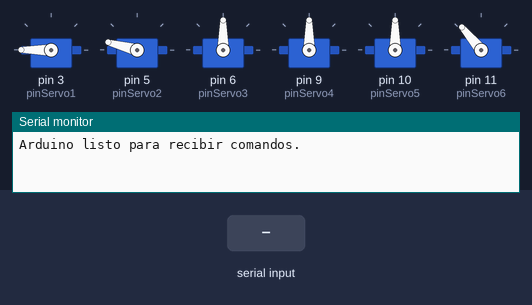
This sketch was run on a simulated Arduino Uno, built with avr-gcc and run on an emulated ATmega328P. Parts: 6 × servo, the last lines printed to the serial monitor. The test bench sets the inputs (shaded band).

Above: at 1.2 s.
1.3 s: "MOVE\n" received over Serial
At 2.5 s:
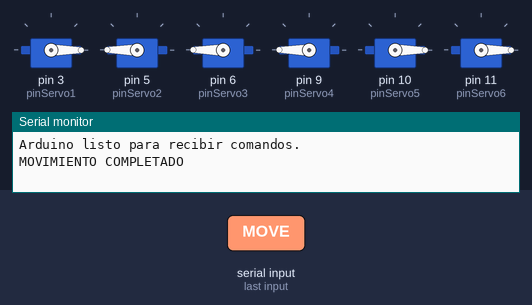
2.8 s: "GRIP OPEN\n" received over Serial
At 4.0 s:
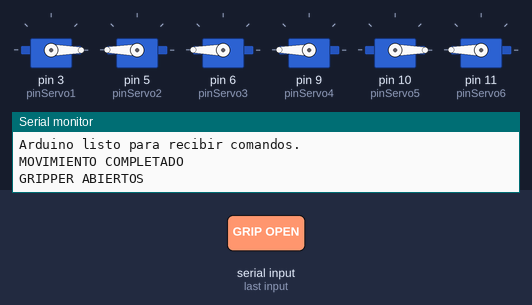
4.3 s: "GRIP CLOSE\n" received over Serial
At 5.3 s:
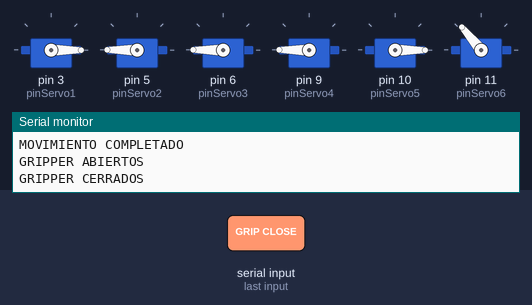
5.8 s: "MOVE90\n" received over Serial
At 6.3 s:
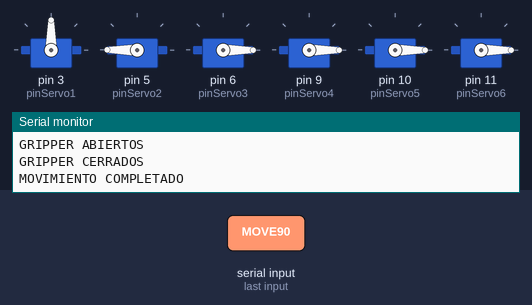
7.3 s: "MOVE,45\n" received over Serial
At 8.5 s:
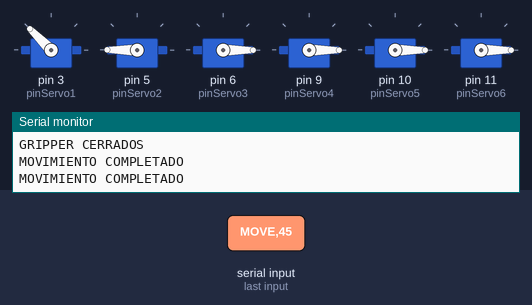
8.8 s: "MOVE\n" received over Serial
At 9.7 s:
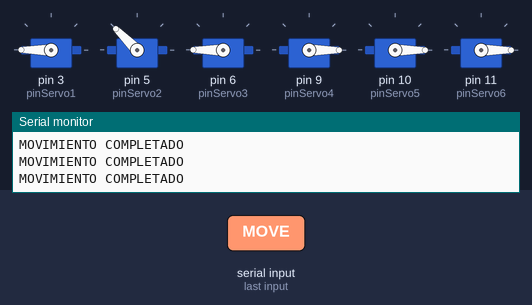
Timing chart, 0 to 11.3 s (numbered marks = the images above; inputs shaded):
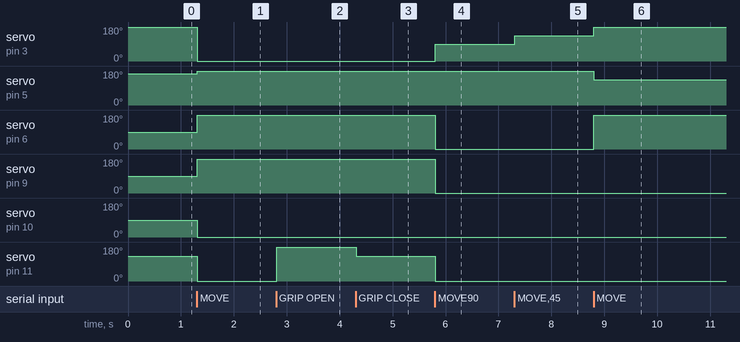

The sketch:

arduino_test.ino
```cpp
// arduino_test.ino

#include <Servo.h>

// Definir los objetos Servo para cada uno de los 6 servos
Servo servo1, servo2, servo3, servo4, servo5, servo6;

// Asignar los pines a cada servo
const int pinServo1 = 3;
const int pinServo2 = 5;
const int pinServo3 = 6;
const int pinServo4 = 9;
const int pinServo5 = 10;
const int pinServo6 = 11;

void setup() {
  // Iniciar la comunicación serial a 9600 bps
  Serial.begin(9600);

  // Adjuntar cada servo a su pin correspondiente
  servo1.attach(pinServo1);
  servo2.attach(pinServo2);
  servo3.attach(pinServo3);
  servo4.attach(pinServo4);
  servo5.attach(pinServo5);
  servo6.attach(pinServo6);

  // Posición inicial (centro) para todos los servos
  servo1.write(180);
  servo2.write(165);
  servo3.write(90);
  servo4.write(90);
  servo5.write(90);
  servo6.write(130);

  // Confirmar inicio
  Serial.println("Arduino listo para recibir comandos.");
}

void loop() {
  // Verificar si hay datos disponibles en el buffer serial
  if (Serial.available() > 0) {
    // Leer la línea completa hasta el carácter de nueva línea
    String command = Serial.readStringUntil('\n');
    command.trim(); // Eliminar espacios en blanco adicionales

    // Comandos esperados:
    // "MOVE t1 t2 t3 t4 t5 t6"
    // "GRIP OPEN"
    // "GRIP CLOSE"

    if (command.startsWith("MOVE")) {
      // Dividir el comando por espacios
      int t1, t2, t3, t4, t5, t6;
      sscanf(command.c_str(), "MOVE %d %d %d %d %d %d", &t1, &t2, &t3, &t4, &t5, &t6);

      // Limitar los ángulos entre 0 y 180 grados
      t1 = constrain(t1, 0, 180);
      t2 = constrain(t2, 0, 180);
      t3 = constrain(t3, 0, 180);
      t4 = constrain(t4, 0, 180);
      t5 = constrain(t5, 0, 180);
      t6 = constrain(t6, 0, 180);

      // Mover cada servo a su ángulo correspondiente
      servo1.write(t1);
      servo2.write(t2);
      servo3.write(t3);
      servo4.write(t4);
      servo5.write(t5);
      servo6.write(t6);

      // Confirmar movimiento
      Serial.println("MOVIMIENTO COMPLETADO");
    }
    else if (command == "GRIP OPEN") {
      // Abrir gripper (servo6 a 180 grados, por ejemplo)
      servo6.write(180);
      Serial.println("GRIPPER ABIERTOS");
    }
    else if (command == "GRIP CLOSE") {
      // Cerrar gripper (servo6 a 0 grados, por ejemplo)
      servo6.write(130);
      Serial.println("GRIPPER CERRADOS");
    }
    else {
      // Comando no reconocido
      Serial.println("COMANDO NO RECONOCIDO");
    }
  }
}
```

Measured:
- after the input at 1.3 s, servo on pin 3 (pinServo1): 180° → 0° at once; servo on pin 5 (pinServo2): 165° → 180° at once; servo on pin 6 (pinServo3), servo on pin 9 (pinServo4): 90° → 180° at once; servo on pin 10 (pinServo5): 90° → 0° at once; servo on pin 11 (pinServo6): 130° → 0° at once
- after the input at 2.8 s, servo on pin 11 (pinServo6): 0° → 180° at once
- after the input at 4.3 s, servo on pin 11 (pinServo6): 180° → 130° at once
- after the input at 5.8 s, servo on pin 3 (pinServo1): 0° → 90° at once; servo on pin 6 (pinServo3), servo on pin 9 (pinServo4): 180° → 0° at once; servo on pin 11 (pinServo6): 130° → 0° at once
- after the input at 7.3 s, servo on pin 3 (pinServo1): 90° → 135° at once
- after the input at 8.8 s, servo on pin 3 (pinServo1): 135° → 180° at once; servo on pin 5 (pinServo2): 180° → 135° at once; servo on pin 6 (pinServo3): 0° → 180° at once
